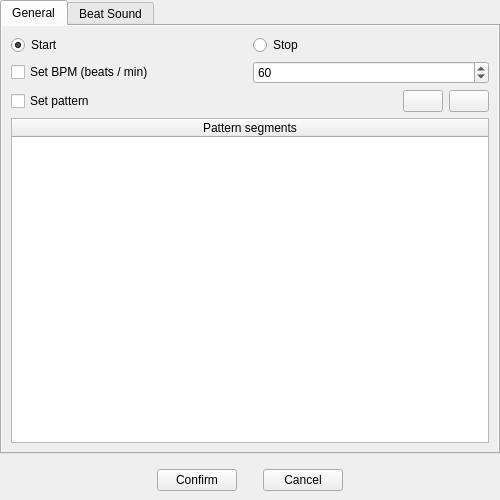
<?xml version="1.0" encoding="UTF-8"?>
<ui version="4.0">
 <class>CMetronomeSnippetOverlay</class>
 <widget class="COverlayBase" name="CMetronomeSnippetOverlay">
  <property name="geometry">
   <rect>
    <x>0</x>
    <y>0</y>
    <width>500</width>
    <height>500</height>
   </rect>
  </property>
  <property name="windowTitle">
   <string>Form</string>
  </property>
  <layout class="QGridLayout" name="gridLayout_2">
   <property name="leftMargin">
    <number>0</number>
   </property>
   <property name="topMargin">
    <number>0</number>
   </property>
   <property name="rightMargin">
    <number>0</number>
   </property>
   <property name="bottomMargin">
    <number>0</number>
   </property>
   <item row="0" column="0">
    <widget class="QTabWidget" name="pTabWidget">
     <property name="currentIndex">
      <number>0</number>
     </property>
     <widget class="QWidget" name="pPageGeneral">
      <attribute name="title">
       <string>General</string>
      </attribute>
      <layout class="QGridLayout" name="gridLayout_7">
       <property name="leftMargin">
        <number>0</number>
       </property>
       <property name="topMargin">
        <number>0</number>
       </property>
       <property name="rightMargin">
        <number>0</number>
       </property>
       <property name="bottomMargin">
        <number>0</number>
       </property>
       <item row="0" column="0" colspan="2">
        <widget class="QScrollArea" name="pGeneralScrollArea">
         <property name="frameShape">
          <enum>QFrame::NoFrame</enum>
         </property>
         <property name="frameShadow">
          <enum>QFrame::Plain</enum>
         </property>
         <property name="lineWidth">
          <number>0</number>
         </property>
         <property name="widgetResizable">
          <bool>true</bool>
         </property>
         <widget class="QWidget" name="scrollAreaWidgetContents">
          <property name="geometry">
           <rect>
            <x>0</x>
            <y>0</y>
            <width>494</width>
            <height>427</height>
           </rect>
          </property>
          <layout class="QGridLayout" name="gridLayout_9">
           <item row="0" column="0">
            <widget class="QRadioButton" name="pPlayRadioButton">
             <property name="text">
              <string>Start</string>
             </property>
             <property name="checked">
              <bool>true</bool>
             </property>
            </widget>
           </item>
           <item row="0" column="1">
            <widget class="QRadioButton" name="pStopRadioButton">
             <property name="text">
              <string>Stop</string>
             </property>
            </widget>
           </item>
           <item row="1" column="0">
            <widget class="QCheckBox" name="pBpmCheckBox">
             <property name="text">
              <string>Set BPM (beats / min)</string>
             </property>
            </widget>
           </item>
           <item row="1" column="1">
            <widget class="QSpinBox" name="pBpmSpinBox">
             <property name="minimum">
              <number>1</number>
             </property>
             <property name="maximum">
              <number>6000</number>
             </property>
             <property name="singleStep">
              <number>10</number>
             </property>
             <property name="value">
              <number>60</number>
             </property>
            </widget>
           </item>
           <item row="2" column="0" colspan="2">
            <widget class="QWidget" name="widget_2" native="true">
             <layout class="QGridLayout" name="gridLayout_8">
              <property name="leftMargin">
               <number>0</number>
              </property>
              <property name="topMargin">
               <number>0</number>
              </property>
              <property name="rightMargin">
               <number>0</number>
              </property>
              <property name="bottomMargin">
               <number>0</number>
              </property>
              <item row="0" column="0">
               <widget class="QCheckBox" name="pPatternCheckBox">
                <property name="text">
                 <string>Set pattern</string>
                </property>
               </widget>
              </item>
              <item row="0" column="1">
               <spacer name="horizontalSpacer_4">
                <property name="orientation">
                 <enum>Qt::Horizontal</enum>
                </property>
                <property name="sizeHint" stdset="0">
                 <size>
                  <width>293</width>
                  <height>20</height>
                 </size>
                </property>
               </spacer>
              </item>
              <item row="0" column="3">
               <widget class="QPushButton" name="AddPatternElemButton">
                <property name="toolTip">
                 <string>Add button</string>
                </property>
                <property name="text">
                 <string/>
                </property>
                <property name="iconSize">
                 <size>
                  <width>24</width>
                  <height>24</height>
                 </size>
                </property>
               </widget>
              </item>
              <item row="0" column="4">
               <widget class="QPushButton" name="RemovePatternElemButton">
                <property name="toolTip">
                 <string>Remove button</string>
                </property>
                <property name="text">
                 <string/>
                </property>
                <property name="iconSize">
                 <size>
                  <width>24</width>
                  <height>24</height>
                 </size>
                </property>
               </widget>
              </item>
             </layout>
            </widget>
           </item>
           <item row="3" column="0" colspan="2">
            <widget class="QTableWidget" name="pPatternTableWidget">
             <property name="editTriggers">
              <set>QAbstractItemView::NoEditTriggers</set>
             </property>
             <property name="alternatingRowColors">
              <bool>true</bool>
             </property>
             <attribute name="horizontalHeaderStretchLastSection">
              <bool>true</bool>
             </attribute>
             <attribute name="verticalHeaderVisible">
              <bool>false</bool>
             </attribute>
             <column>
              <property name="text">
               <string>Pattern segments</string>
              </property>
             </column>
            </widget>
           </item>
          </layout>
         </widget>
        </widget>
       </item>
      </layout>
     </widget>
     <widget class="QWidget" name="pPageBeat">
      <attribute name="title">
       <string>Beat Sound</string>
      </attribute>
      <layout class="QGridLayout" name="gridLayout_4">
       <property name="leftMargin">
        <number>0</number>
       </property>
       <property name="topMargin">
        <number>0</number>
       </property>
       <property name="rightMargin">
        <number>0</number>
       </property>
       <property name="bottomMargin">
        <number>0</number>
       </property>
       <item row="0" column="0">
        <widget class="QScrollArea" name="pBeatScrollArea">
         <property name="frameShape">
          <enum>QFrame::NoFrame</enum>
         </property>
         <property name="frameShadow">
          <enum>QFrame::Plain</enum>
         </property>
         <property name="lineWidth">
          <number>0</number>
         </property>
         <property name="widgetResizable">
          <bool>true</bool>
         </property>
         <widget class="QWidget" name="scrollAreaWidgetContents_2">
          <property name="geometry">
           <rect>
            <x>0</x>
            <y>0</y>
            <width>494</width>
            <height>421</height>
           </rect>
          </property>
          <layout class="QGridLayout" name="gridLayout_10">
           <item row="0" column="0">
            <widget class="QWidget" name="widget_5" native="true">
             <layout class="QGridLayout" name="gridLayout_6">
              <property name="leftMargin">
               <number>0</number>
              </property>
              <property name="topMargin">
               <number>0</number>
              </property>
              <property name="rightMargin">
               <number>0</number>
              </property>
              <property name="bottomMargin">
               <number>0</number>
              </property>
              <property name="spacing">
               <number>10</number>
              </property>
              <item row="3" column="0">
               <widget class="QCheckBox" name="pSetBeatSoundCheckBox">
                <property name="text">
                 <string>Set resource</string>
                </property>
               </widget>
              </item>
              <item row="3" column="1" colspan="2">
               <widget class="QLineEdit" name="pResourceLineEdit">
                <property name="enabled">
                 <bool>false</bool>
                </property>
               </widget>
              </item>
              <item row="0" column="0" colspan="4">
               <widget class="QCheckBox" name="pMuteCheckBox">
                <property name="text">
                 <string>Mute</string>
                </property>
               </widget>
              </item>
              <item row="3" column="3">
               <widget class="QPushButton" name="CloseButton">
                <property name="toolTip">
                 <string>Clear media selection</string>
                </property>
                <property name="text">
                 <string/>
                </property>
               </widget>
              </item>
              <item row="1" column="0" colspan="4">
               <widget class="QWidget" name="widget_7" native="true">
                <layout class="QHBoxLayout" name="horizontalLayout">
                 <property name="leftMargin">
                  <number>0</number>
                 </property>
                 <property name="topMargin">
                  <number>0</number>
                 </property>
                 <property name="rightMargin">
                  <number>0</number>
                 </property>
                 <property name="bottomMargin">
                  <number>0</number>
                 </property>
                 <item>
                  <widget class="QCheckBox" name="pVolumeCheckBox">
                   <property name="sizePolicy">
                    <sizepolicy hsizetype="Minimum" vsizetype="Fixed">
                     <horstretch>1</horstretch>
                     <verstretch>0</verstretch>
                    </sizepolicy>
                   </property>
                   <property name="text">
                    <string>Set volume</string>
                   </property>
                  </widget>
                 </item>
                 <item>
                  <widget class="QWidget" name="widget_8" native="true">
                   <property name="sizePolicy">
                    <sizepolicy hsizetype="Preferred" vsizetype="Preferred">
                     <horstretch>3</horstretch>
                     <verstretch>0</verstretch>
                    </sizepolicy>
                   </property>
                   <layout class="QHBoxLayout" name="horizontalLayout_3">
                    <property name="leftMargin">
                     <number>0</number>
                    </property>
                    <property name="topMargin">
                     <number>0</number>
                    </property>
                    <property name="rightMargin">
                     <number>0</number>
                    </property>
                    <property name="bottomMargin">
                     <number>0</number>
                    </property>
                    <item>
                     <widget class="QSlider" name="pVolumeSlider">
                      <property name="maximum">
                       <number>10000</number>
                      </property>
                      <property name="singleStep">
                       <number>100</number>
                      </property>
                      <property name="pageStep">
                       <number>1000</number>
                      </property>
                      <property name="value">
                       <number>10000</number>
                      </property>
                      <property name="orientation">
                       <enum>Qt::Horizontal</enum>
                      </property>
                      <property name="tickPosition">
                       <enum>QSlider::TicksBelow</enum>
                      </property>
                      <property name="tickInterval">
                       <number>2500</number>
                      </property>
                     </widget>
                    </item>
                   </layout>
                  </widget>
                 </item>
                </layout>
               </widget>
              </item>
             </layout>
            </widget>
           </item>
           <item row="1" column="0">
            <widget class="QTreeView" name="pResourceSelectTree">
             <property name="sizePolicy">
              <sizepolicy hsizetype="Preferred" vsizetype="Expanding">
               <horstretch>1</horstretch>
               <verstretch>0</verstretch>
              </sizepolicy>
             </property>
             <property name="alternatingRowColors">
              <bool>true</bool>
             </property>
             <property name="sortingEnabled">
              <bool>true</bool>
             </property>
             <property name="animated">
              <bool>true</bool>
             </property>
            </widget>
           </item>
           <item row="2" column="0">
            <widget class="CSearchWidget" name="pFilter" native="true"/>
           </item>
          </layout>
         </widget>
        </widget>
       </item>
       <item row="1" column="0">
        <widget class="QWidget" name="widget_4" native="true">
         <property name="sizePolicy">
          <sizepolicy hsizetype="Preferred" vsizetype="Preferred">
           <horstretch>0</horstretch>
           <verstretch>0</verstretch>
          </sizepolicy>
         </property>
         <layout class="QGridLayout" name="gridLayout_3">
          <property name="leftMargin">
           <number>0</number>
          </property>
          <property name="topMargin">
           <number>0</number>
          </property>
          <property name="rightMargin">
           <number>0</number>
          </property>
          <property name="bottomMargin">
           <number>0</number>
          </property>
          <property name="spacing">
           <number>10</number>
          </property>
         </layout>
        </widget>
       </item>
      </layout>
     </widget>
    </widget>
   </item>
   <item row="1" column="0">
    <widget class="QWidget" name="widget" native="true">
     <layout class="QGridLayout" name="gridLayout">
      <item row="2" column="2">
       <spacer name="horizontalSpacer_3">
        <property name="orientation">
         <enum>Qt::Horizontal</enum>
        </property>
        <property name="sizeType">
         <enum>QSizePolicy::Fixed</enum>
        </property>
        <property name="sizeHint" stdset="0">
         <size>
          <width>20</width>
          <height>20</height>
         </size>
        </property>
       </spacer>
      </item>
      <item row="2" column="1">
       <widget class="QPushButton" name="pConfirmButton">
        <property name="text">
         <string>Confirm</string>
        </property>
       </widget>
      </item>
      <item row="2" column="0">
       <spacer name="horizontalSpacer_2">
        <property name="orientation">
         <enum>Qt::Horizontal</enum>
        </property>
        <property name="sizeHint" stdset="0">
         <size>
          <width>40</width>
          <height>20</height>
         </size>
        </property>
       </spacer>
      </item>
      <item row="2" column="5">
       <spacer name="horizontalSpacer">
        <property name="orientation">
         <enum>Qt::Horizontal</enum>
        </property>
        <property name="sizeHint" stdset="0">
         <size>
          <width>40</width>
          <height>20</height>
         </size>
        </property>
       </spacer>
      </item>
      <item row="2" column="3">
       <widget class="QPushButton" name="pCancelButton">
        <property name="text">
         <string>Cancel</string>
        </property>
       </widget>
      </item>
     </layout>
    </widget>
   </item>
  </layout>
 </widget>
 <customwidgets>
  <customwidget>
   <class>COverlayBase</class>
   <extends>QWidget</extends>
   <header>Widgets/OverlayBase.h</header>
   <container>1</container>
  </customwidget>
  <customwidget>
   <class>CSearchWidget</class>
   <extends>QWidget</extends>
   <header>Widgets/SearchWidget.h</header>
   <container>1</container>
  </customwidget>
 </customwidgets>
 <resources/>
 <connections/>
</ui>
